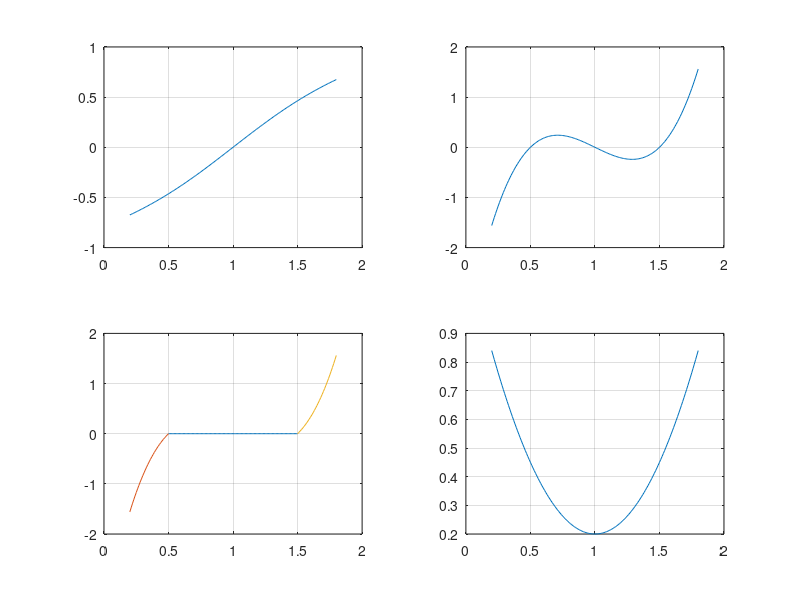

MATLAB code for this plot: (Note: this script raises an error after producing the figure.)
%% Functions
f1 = @(x) atan(x-1);
f2 = @(x) 5*(x-1).*(x-1.5).*(x-0.5);
f3 = @(x) 0*x;
f4 = @(x) (x-1).^2 + 0.2;

%%
x = 0.2:0.01:1.8;
x31 = 0.5:0.01:1.5;
x32 = 0.2:0.01:0.5;
x33 = 1.5:0.01:1.8;
y1 = f1(x);
y2 = f2(x);
y31 = f3(x31);
y32 = f2(x32);
y33 = f2(x33);
y4 = f4(x);

%% Plot
subplot(2,2,1);
plot(x,y1);
grid on;
subplot(2,2,2);
plot(x,y2);
grid on;
subplot(2,2,3);
plot(x31,y31);
hold on;
plot(x32,y32);
plot(x33,y33);
grid on;
subplot(2,2,4);
plot(x,y4);
grid on;

%% Tikz
pgfplot(x,y1,'1',...
    '2_ruhelage_1','C:\Users\bouaz\Desktop\Thesis-Tex\texmf\tex\latex\tuddesign\report\Bilder');
pgfplot(x,y2,'1',...
    '2_ruhelage_2','C:\Users\bouaz\Desktop\Thesis-Tex\texmf\tex\latex\tuddesign\report\Bilder');
pgfplot(x31,y31,'1',...
    x32,y32,'2',...
    x33,y33,'3',...
    '2_ruhelage_3','C:\Users\bouaz\Desktop\Thesis-Tex\texmf\tex\latex\tuddesign\report\Bilder');
pgfplot(x,y4,'1',...
    '2_ruhelage_4','C:\Users\bouaz\Desktop\Thesis-Tex\texmf\tex\latex\tuddesign\report\Bilder');

